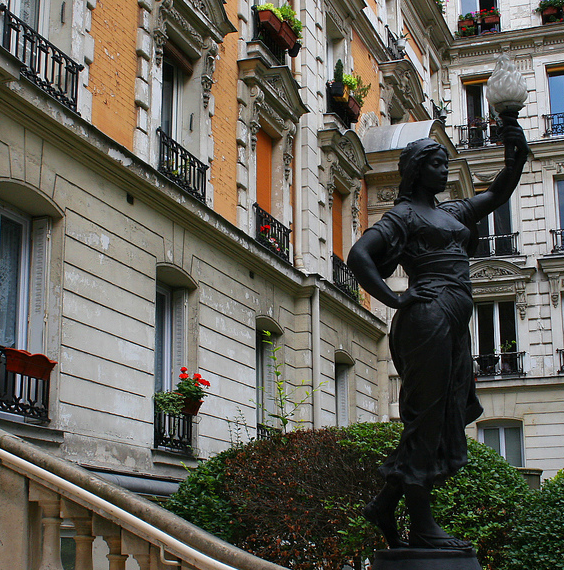
#> input picture hr/img_003_SRF_4_HR.png, 564 x 570 px; its folder holds 4 pictures in this run
$ jupyter execute image-process.ipynb
#> lines starting #> are read from the running program, lines starting #| are printed output that depends on the picture
[cell 1]
import os
from PIL import Image
from tqdm import tqdm

def create_lr_images(hr_dir, lr_dir):
    """
    HR 이미지의 해상도를 1/3로 줄여 LR 이미지를 생성합니다.

    Args:
        hr_dir (str): HR 이미지가 있는 디렉토리 경로
        lr_dir (str): LR 이미지를 저장할 디렉토리 경로
    """
#> called with hr_dir = 'hr', lr_dir = 'lr'
    # 출력 디렉토리가 없으면 생성
    os.makedirs(lr_dir, exist_ok=True)

    # 지원하는 이미지 확장자
    valid_extensions = {'.png', '.jpg', '.jpeg', '.bmp', '.tiff'}

    # HR 디렉토리의 모든 이미지 파일 가져오기
    files = [f for f in os.listdir(hr_dir)
             if os.path.splitext(f)[1].lower() in valid_extensions]

    print(f"총 {len(files)}개의 이미지를 처리합니다.")

    skipped = []
    for filename in tqdm(files, desc="LR 이미지 생성 중"):
        try:
            # HR 이미지 로드
            hr_path = os.path.join(hr_dir, filename)
            hr_img = Image.open(hr_path)
#> hr_img is the input picture: PIL image 564x570 RGB; mean R, G, B 99.8, 96.7, 87.3

            # RGBA 이미지를 RGB로 변환
            if hr_img.mode == 'RGBA':
                hr_img = hr_img.convert('RGB')

            # 현재 이미지 크기
            width, height = hr_img.size
#> width = 564; height = 570

            # 새로운 크기 계산 (1/3)
            new_width = width // 3
#> new_width = 188
            new_height = height // 3
#> new_height = 190

            # 이미지 리사이즈 (고품질을 위해 LANCZOS 필터 사용)
            lr_img = hr_img.resize((new_width, new_height), Image.LANCZOS)
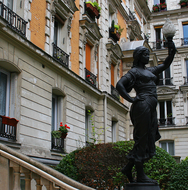
#> lr_img: PIL image 188x190 RGB; mean R, G, B 99.8, 96.7, 87.3

            # LR 이미지 저장
            lr_path = os.path.join(lr_dir, filename)
            lr_img.save(lr_path, quality=95)

        except Exception as e:
            print(f"\n{filename} 처리 중 오류 발생: {str(e)}")
            skipped.append((filename, str(e)))
#> pass 2 of the loop in create_lr_images, `for filename in tqdm(files, desc="LR 이미지 생성 중"):`:
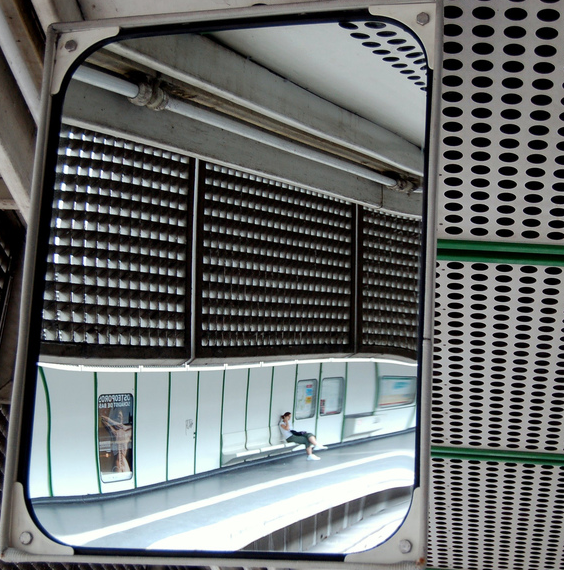
#> input picture hr/img_004_SRF_4_HR.png, 564 x 570 px
#> in create_lr_images, hr_img is the input picture: PIL image 564x570 RGB; mean R, G, B 105.1, 108.8, 108.4
#> in create_lr_images, `lr_img = hr_img.resize((new_width, new_height), Image.LANCZOS)`:
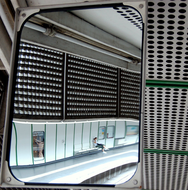
#> lr_img: PIL image 188x190 RGB; mean R, G, B 105.4, 109.1, 108.7
#> pass 3 of the loop in create_lr_images, `for filename in tqdm(files, desc="LR 이미지 생성 중"):`:
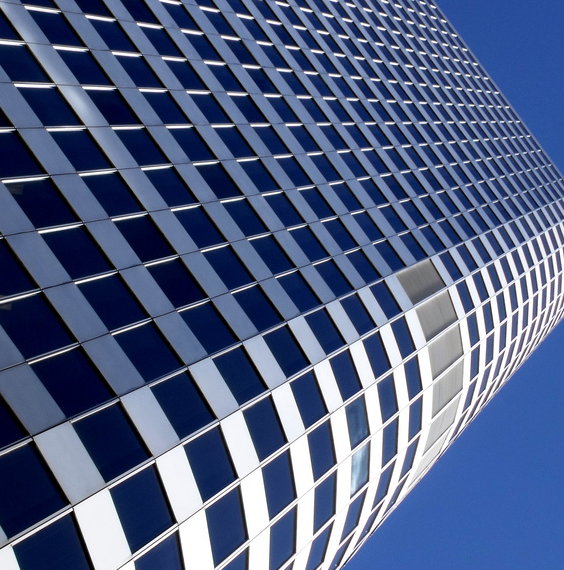
#> input picture hr/img_005_SRF_4_HR.png, 564 x 570 px
#> in create_lr_images, hr_img is the input picture: PIL image 564x570 RGB; mean R, G, B 81.4, 95.9, 132
#> in create_lr_images, `lr_img = hr_img.resize((new_width, new_height), Image.LANCZOS)`:
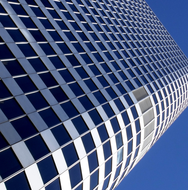
#> lr_img: PIL image 188x190 RGB; mean R, G, B 81.4, 95.8, 131.8
#> the loop made 4 passes; the first 3 are shown

    # 처리 결과 출력
    print("\n처리 완료!")
    if skipped:
        print("\n처리하지 못한 이미지들:")
        for filename, reason in skipped:
            print(f"- {filename}: {reason}")

# 사용 예시
if __name__ == "__main__":
    hr_dir = "hr"  # HR 이미지 디렉토리
    lr_dir = "lr"  # LR 이미지를 저장할 디렉토리

    # 이미지 처리 실행
    create_lr_images(hr_dir, lr_dir)
